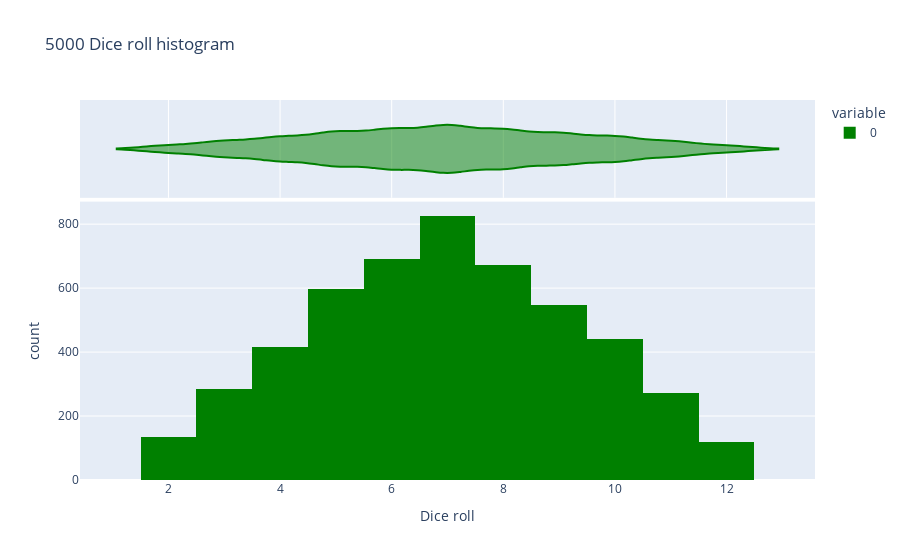

Notebook source saved alongside this figure:
### Code cell
# Histogram plots
dice_1 = np.random.randint(1, 7, 5000)
dice_2 = np.random.randint(1, 7, 5000)
dice_sum = dice_1 + dice_2

fig = px.histogram(dice_sum, nbins=11, labels={'value': 'Dice roll'}, title='5000 Dice roll histogram', marginal='violin', color_discrete_sequence=['green'])
fig.show()

### Figure 1 — Plotly figure (JSON) as saved in the notebook; plotly's stock layout.template omitted (floating-point values rounded to 4 significant figures; data arrays with more than 128 entries replaced by an {"elided": "..."} marker saying what was removed)
{"data": [{"alignmentgroup": "True", "bingroup": "x", "hovertemplate": "variable=0<br>Dice roll=%{x}<br>count=%{y}<extra></extra>", "legendgroup": "0", "marker": {"color": "green", "pattern": {"shape": ""}}, "name": "0", "nbinsx": 11, "offsetgroup": "0", "orientation": "v", "showlegend": true, "type": "histogram", "x": {"elided": "5000 int values"}, "xaxis": "x", "yaxis": "y"}, {"alignmentgroup": "True", "hovertemplate": "variable=0<br>Dice roll=%{x}<extra></extra>", "legendgroup": "0", "marker": {"color": "green"}, "name": "0", "offsetgroup": "0", "scalegroup": "x", "showlegend": false, "type": "violin", "x": {"elided": "5000 int values"}, "xaxis": "x2", "yaxis": "y2"}], "layout": {"barmode": "relative", "legend": {"title": {"text": "variable"}, "tracegroupgap": 0}, "title": {"text": "5000 Dice roll histogram"}, "xaxis": {"anchor": "y", "domain": [0, 1], "title": {"text": "Dice roll"}}, "xaxis2": {"anchor": "y2", "domain": [0, 1], "matches": "x", "showgrid": true, "showticklabels": false}, "yaxis": {"anchor": "x", "domain": [0, 0.7326], "title": {"text": "count"}}, "yaxis2": {"anchor": "x2", "domain": [0.7426, 1], "matches": "y2", "showgrid": false, "showline": false, "showticklabels": false, "ticks": ""}}}
